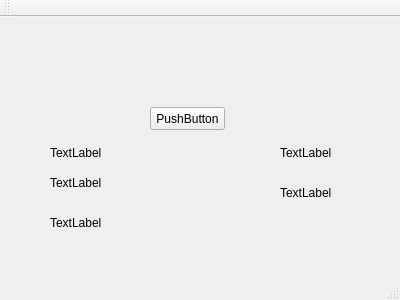
<?xml version="1.0" encoding="UTF-8"?>
<ui version="4.0">
 <class>MainWindow</class>
 <widget class="QMainWindow" name="MainWindow">
  <property name="geometry">
   <rect>
    <x>0</x>
    <y>0</y>
    <width>400</width>
    <height>300</height>
   </rect>
  </property>
  <property name="windowTitle">
   <string>MainWindow</string>
  </property>
  <widget class="QWidget" name="centralWidget">
   <widget class="QLabel" name="label">
    <property name="geometry">
     <rect>
      <x>50</x>
      <y>130</y>
      <width>54</width>
      <height>12</height>
     </rect>
    </property>
    <property name="text">
     <string>TextLabel</string>
    </property>
   </widget>
   <widget class="QPushButton" name="pushButton">
    <property name="geometry">
     <rect>
      <x>150</x>
      <y>90</y>
      <width>75</width>
      <height>23</height>
     </rect>
    </property>
    <property name="text">
     <string>PushButton</string>
    </property>
   </widget>
   <widget class="QLabel" name="label_2">
    <property name="geometry">
     <rect>
      <x>50</x>
      <y>160</y>
      <width>54</width>
      <height>12</height>
     </rect>
    </property>
    <property name="text">
     <string>TextLabel</string>
    </property>
   </widget>
   <widget class="QLabel" name="label_3">
    <property name="geometry">
     <rect>
      <x>50</x>
      <y>200</y>
      <width>54</width>
      <height>12</height>
     </rect>
    </property>
    <property name="text">
     <string>TextLabel</string>
    </property>
   </widget>
   <widget class="QLabel" name="label_4">
    <property name="geometry">
     <rect>
      <x>280</x>
      <y>130</y>
      <width>54</width>
      <height>12</height>
     </rect>
    </property>
    <property name="text">
     <string>TextLabel</string>
    </property>
   </widget>
   <widget class="QLabel" name="label_5">
    <property name="geometry">
     <rect>
      <x>280</x>
      <y>170</y>
      <width>54</width>
      <height>12</height>
     </rect>
    </property>
    <property name="text">
     <string>TextLabel</string>
    </property>
   </widget>
  </widget>
  <widget class="QMenuBar" name="menuBar">
   <property name="geometry">
    <rect>
     <x>0</x>
     <y>0</y>
     <width>400</width>
     <height>23</height>
    </rect>
   </property>
  </widget>
  <widget class="QToolBar" name="mainToolBar">
   <attribute name="toolBarArea">
    <enum>TopToolBarArea</enum>
   </attribute>
   <attribute name="toolBarBreak">
    <bool>false</bool>
   </attribute>
  </widget>
  <widget class="QStatusBar" name="statusBar"/>
 </widget>
 <layoutdefault spacing="6" margin="11"/>
 <resources/>
 <connections/>
</ui>
